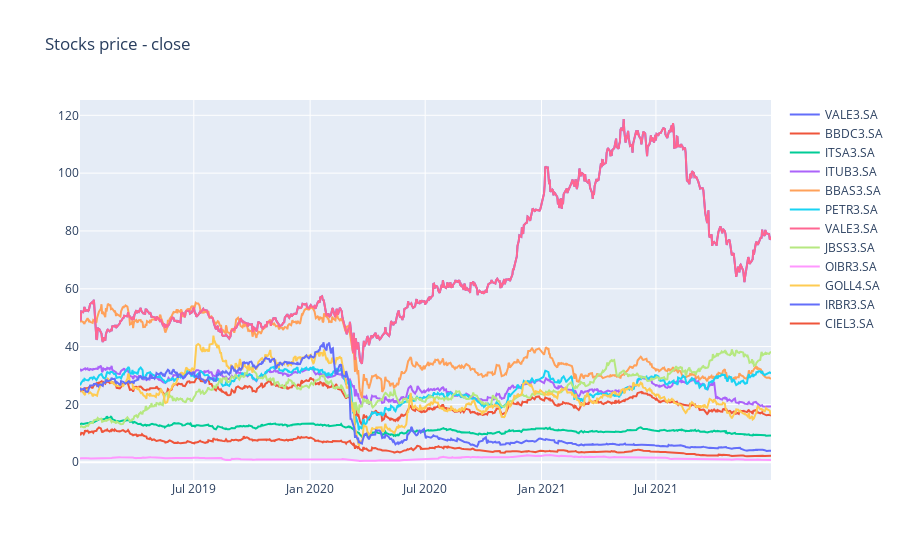

The cell this chart's notebook holds for it:
### Code cell
def stock_plot_line(df: dict, stocks: list, title=''):
    fig = go.Figure()
    for stock in stocks:
        fig.add_trace(go.Scatter(x=df['DateIndex'], y=df[stock],
                    mode='lines',
                    name=stock))
    fig.update_layout(title=title)
    fig.show()

stock_plot_line(dataframe_stocks, stocks_list, title='Stocks price - close')

### Figure 1 — Plotly figure (JSON) as saved in the notebook; plotly's stock layout.template omitted (floating-point values rounded to 4 significant figures; data arrays with more than 128 entries replaced by an {"elided": "..."} marker saying what was removed)
{"data": [{"mode": "lines", "name": "VALE3.SA", "type": "scatter", "x": {"elided": "743 str values"}, "y": {"elided": "743 float values"}}, {"mode": "lines", "name": "BBDC3.SA", "type": "scatter", "x": {"elided": "743 str values"}, "y": {"elided": "743 float values"}}, {"mode": "lines", "name": "ITSA3.SA", "type": "scatter", "x": {"elided": "743 str values"}, "y": {"elided": "743 float values"}}, {"mode": "lines", "name": "ITUB3.SA", "type": "scatter", "x": {"elided": "743 str values"}, "y": {"elided": "743 float values"}}, {"mode": "lines", "name": "BBAS3.SA", "type": "scatter", "x": {"elided": "743 str values"}, "y": {"elided": "743 float values"}}, {"mode": "lines", "name": "PETR3.SA", "type": "scatter", "x": {"elided": "743 str values"}, "y": {"elided": "743 float values"}}, {"mode": "lines", "name": "VALE3.SA", "type": "scatter", "x": {"elided": "743 str values"}, "y": {"elided": "743 float values"}}, {"mode": "lines", "name": "JBSS3.SA", "type": "scatter", "x": {"elided": "743 str values"}, "y": {"elided": "743 float values"}}, {"mode": "lines", "name": "OIBR3.SA", "type": "scatter", "x": {"elided": "743 str values"}, "y": {"elided": "743 float values"}}, {"mode": "lines", "name": "GOLL4.SA", "type": "scatter", "x": {"elided": "743 str values"}, "y": {"elided": "743 float values"}}, {"mode": "lines", "name": "IRBR3.SA", "type": "scatter", "x": {"elided": "743 str values"}, "y": {"elided": "743 float values"}}, {"mode": "lines", "name": "CIEL3.SA", "type": "scatter", "x": {"elided": "743 str values"}, "y": {"elided": "743 float values"}}], "layout": {"title": {"text": "Stocks price - close"}}}
